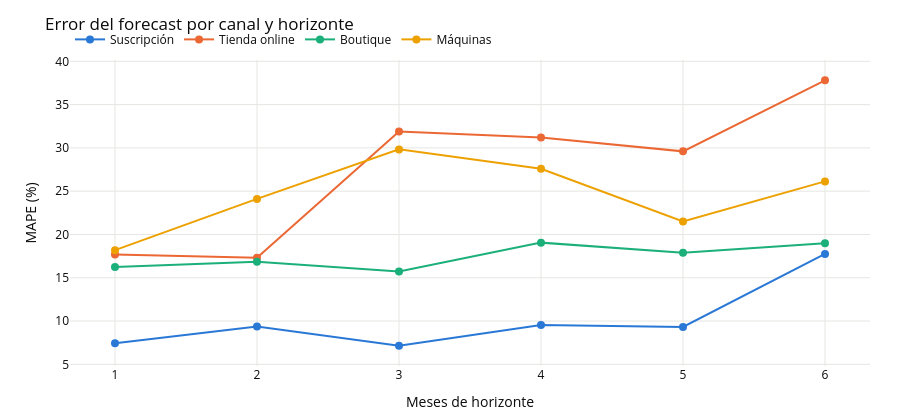

Notebook code for this chart:
### Code cell
# ¿Qué canal es más difícil de pronosticar?
per_channel = {
    name: ts.walk_forward_backtest(s, sarima_forecast, horizon=FORECAST_HORIZON,
                                   n_folds=BACKTEST_FOLDS, step=1, season_length=SEASON_LENGTH,
                                   model_name=name, on_error="skip")
    for name, s in channels.items()
}
per_channel_table = ts.compare_backtests(per_channel)[
    ["model", "mae", "mape", "mase", "bias", "coverage"]].round(3)
print(per_channel_table.to_string(index=False))

fig = go.Figure()
for name in channels:
    r = per_channel[name]
    fig.add_trace(go.Scatter(x=r.metrics_by_horizon.h, y=r.metrics_by_horizon.mape,
                             name=CHANNEL_LABEL[name], mode="lines+markers",
                             line=dict(color=CHANNEL_COLOR[name], width=2), marker=dict(size=8)))
fig.update_layout(**{**PLOT_LAYOUT, "hovermode": "closest"},
                  title="Error del forecast por canal y horizonte",
                  xaxis_title="Meses de horizonte", yaxis_title="MAPE (%)")
fig.show()

### Figure 1 — Plotly figure (JSON) as saved in the notebook; plotly's stock layout.template omitted (floating-point values rounded to 4 significant figures)
{"data": [{"line": {"color": "#2a78d6", "width": 2}, "marker": {"size": 8}, "mode": "lines+markers", "name": "Suscripción", "type": "scatter", "x": [1, 2, 3, 4, 5, 6], "y": [7.447, 9.381, 7.152, 9.548, 9.32, 17.75]}, {"line": {"color": "#eb6834", "width": 2}, "marker": {"size": 8}, "mode": "lines+markers", "name": "Tienda online", "type": "scatter", "x": [1, 2, 3, 4, 5, 6], "y": [17.69, 17.31, 31.89, 31.19, 29.6, 37.81]}, {"line": {"color": "#1baf7a", "width": 2}, "marker": {"size": 8}, "mode": "lines+markers", "name": "Boutique", "type": "scatter", "x": [1, 2, 3, 4, 5, 6], "y": [16.23, 16.85, 15.73, 19.06, 17.9, 18.98]}, {"line": {"color": "#eda100", "width": 2}, "marker": {"size": 8}, "mode": "lines+markers", "name": "Máquinas", "type": "scatter", "x": [1, 2, 3, 4, 5, 6], "y": [18.19, 24.11, 29.83, 27.59, 21.51, 26.13]}], "layout": {"font": {"color": "#0b0b0b", "size": 12}, "height": 420, "hovermode": "closest", "legend": {"orientation": "h", "x": 0, "y": 1.02, "yanchor": "bottom"}, "margin": {"b": 50, "l": 70, "r": 30, "t": 60}, "title": {"text": "Error del forecast por canal y horizonte"}, "xaxis": {"gridcolor": "#e6e6e3", "title": {"text": "Meses de horizonte"}}, "yaxis": {"gridcolor": "#e6e6e3", "title": {"text": "MAPE (%)"}}}}
